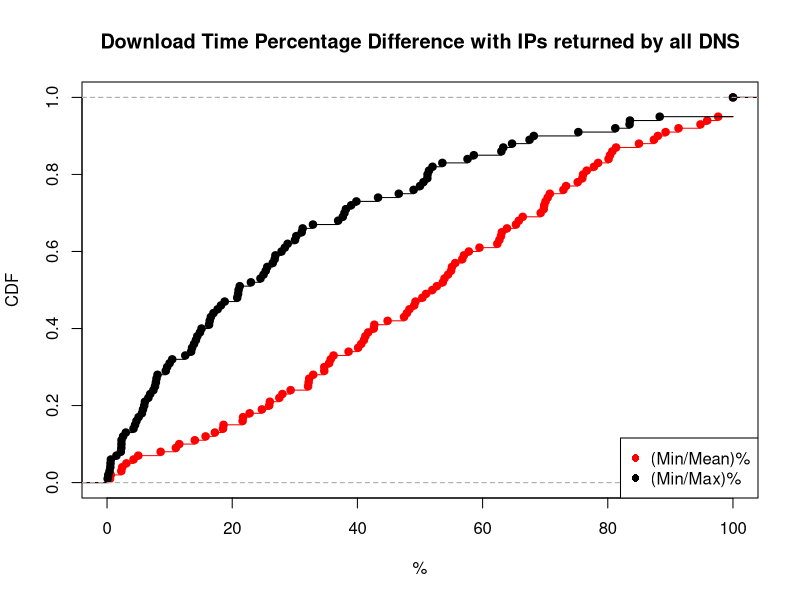

Recreate this plot in R.
mean_min <- c(76.056338, 55.630276, 2.277088, 10.992366, 40.610284, 49.074976, 97.635605, 76.636255, 63.897570, 54.961832, 18.613082, 4.988453, 75.929291, 87.372014, 50.968430, 27.525968, 69.279833, 81.325301, 14.026885, 73.333333, 100.000000, 63.073852, 77.786318, 62.354964, 34.710744, 89.235487, 44.826824, 49.281314, 51.968504, 41.721854, 88.000000, 42.612098, 56.756757, 70.402513, 65.789661, 100.000000, 75.195508, 35.481767, 32.117049, 80.357143, 65.331665, 62.936404, 38.590542, 50.380737, 91.306686, 78.458011, 53.914692, 84.980989, 40.112800, 80.726539, 66.414075, 4.237727, 70.056912, 35.732724, 42.704626, 52.691614, 25.903128, 100.000000, 100.000000, 36.186584, 15.748031, 18.530806, 0.471906, 48.312281, 34.704986, 94.812779, 24.743446, 69.845560, 95.883777, 3.090077, 72.915320, 32.205368, 54.477612, 62.678063, 57.010871, 57.798165, 28.017144, 100.000000, 21.660768, 0.594476, 17.227118, 8.569624, 70.744289, 22.780083, 32.935656, 55.108153, 41.041084, 53.639472, 41.273101, 47.454775, 80.122324, 26.010526, 59.504132, 47.904192, 21.736292, 2.430044, 69.767442, 11.536081, 32.300852, 29.329333)

max_min <- c(50.000000, 13.584906, 0.609756, 7.407407, 5.574516, 24.513619, 88.301887, 51.437700, 37.660944, 26.470588, 2.311436, 0.553506, 57.593985, 75.294118, 43.300433, 16.588419, 58.600586, 68.181818, 2.283105, 12.500000, 100.000000, 31.102362, 50.549451, 17.000170, 5.046344, 81.200812, 39.000390, 10.000000, 37.931034, 13.432836, 64.705882, 9.379968, 39.837398, 52.000520, 30.235294, 100.000000, 67.500675, 25.600256, 9.600096, 53.571429, 28.855721, 28.400284, 18.800188, 4.479578, 83.480826, 26.782609, 38.164251, 51.202749, 26.900269, 27.881041, 63.000630, 3.000030, 25.358852, 13.900139, 31.250000, 32.900329, 14.200142, 100.000000, 100.000000, 20.800208, 8.064516, 15.100151, 0.100001, 16.300163, 7.900079, 63.302752, 2.300023, 25.000000, 83.544304, 0.200002, 30.031949, 5.742821, 2.564103, 46.610169, 4.700047, 14.847162, 6.052632, 100.000000, 6.600066, 0.400004, 2.200022, 1.500015, 21.015762, 7.663317, 16.400164, 5.940594, 17.666667, 10.409556, 20.937500, 14.417178, 51.171875, 6.900069, 36.923077, 22.988506, 4.223744, 0.520833, 48.979592, 7.800078, 21.200212, 18.200182)

mean_min_val = ecdf(mean_min)
max_min_val = ecdf(max_min)

plot(mean_min_val, lty=1, col="red", xlab="%", ylab="CDF", main="Download Time Percentage Difference with IPs returned by all DNS", xlim=c(0, 100))
lines(max_min_val)

legend("bottomright",  pch =16, legend=c("(Min/Mean)%", "(Min/Max)%"), col=c("red", "black"))
